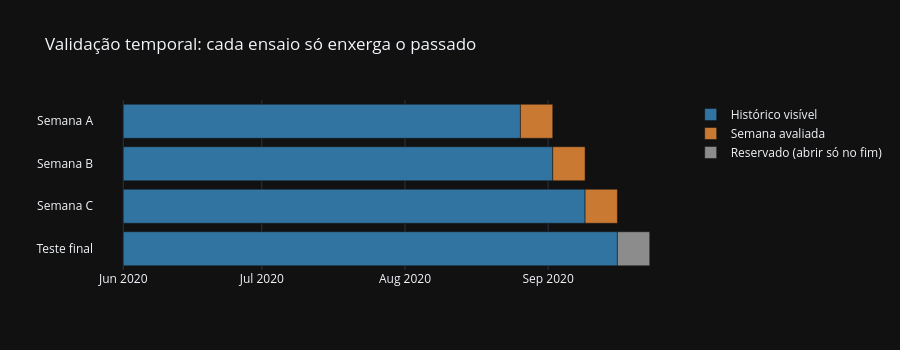

The code cell stored with this chart in its notebook:
### Code cell
inicio = df_transaction['t_dat'].min()
uma_semana = pd.Timedelta(days=7)

linha_do_tempo = pd.DataFrame([
      {'ensaio': 'Semana A', 'parte': 'Histórico visível', 'inicio': inicio, 'fim': CORTE_A}
    , {'ensaio': 'Semana A', 'parte': 'Semana avaliada', 'inicio': CORTE_A, 'fim': CORTE_A + uma_semana}
    , {'ensaio': 'Semana B', 'parte': 'Histórico visível', 'inicio': inicio, 'fim': CORTE_B}
    , {'ensaio': 'Semana B', 'parte': 'Semana avaliada', 'inicio': CORTE_B, 'fim': CORTE_B + uma_semana}
    , {'ensaio': 'Semana C', 'parte': 'Histórico visível', 'inicio': inicio, 'fim': CORTE_C}
    , {'ensaio': 'Semana C', 'parte': 'Semana avaliada', 'inicio': CORTE_C, 'fim': CORTE_C + uma_semana}
    , {'ensaio': 'Teste final', 'parte': 'Histórico visível', 'inicio': inicio, 'fim': CORTE_TESTE}
    , {'ensaio': 'Teste final', 'parte': 'Reservado (abrir só no fim)', 'inicio': CORTE_TESTE, 'fim': CORTE_TESTE + uma_semana}
])

fig = px.timeline(
      linha_do_tempo
    , x_start='inicio'
    , x_end='fim'
    , y='ensaio'
    , color='parte'
    , color_discrete_map={
          'Histórico visível': '#3274A1'
        , 'Semana avaliada': '#C97932'
        , 'Reservado (abrir só no fim)': '#8C8C8C'
    }
    , title='Validação temporal: cada ensaio só enxerga o passado'
)

fig.update_yaxes(autorange='reversed', title='')
fig.update_layout(height=350, legend_title='')
fig.show()

### Figure 1 — Plotly figure (JSON) as saved in the notebook; plotly's stock layout.template omitted (floating-point values rounded to 4 significant figures)
{"data": [{"base": ["2020-06-01T00:00:00.000000000", "2020-06-01T00:00:00.000000000", "2020-06-01T00:00:00.000000000", "2020-06-01T00:00:00.000000000"], "hovertemplate": "parte=Histórico visível<br>inicio=%{base}<br>fim=%{x}<br>ensaio=%{y}<extra></extra>", "legendgroup": "Histórico visível", "marker": {"color": "#3274A1", "pattern": {"shape": ""}}, "name": "Histórico visível", "orientation": "h", "showlegend": true, "textposition": "auto", "type": "bar", "x": [7430400000, 8035200000, 8640000000, 9244800000], "xaxis": "x", "y": ["Semana A", "Semana B", "Semana C", "Teste final"], "yaxis": "y"}, {"base": ["2020-08-26T00:00:00.000000000", "2020-09-02T00:00:00.000000000", "2020-09-09T00:00:00.000000000"], "hovertemplate": "parte=Semana avaliada<br>inicio=%{base}<br>fim=%{x}<br>ensaio=%{y}<extra></extra>", "legendgroup": "Semana avaliada", "marker": {"color": "#C97932", "pattern": {"shape": ""}}, "name": "Semana avaliada", "orientation": "h", "showlegend": true, "textposition": "auto", "type": "bar", "x": [604800000, 604800000, 604800000], "xaxis": "x", "y": ["Semana A", "Semana B", "Semana C"], "yaxis": "y"}, {"base": ["2020-09-16T00:00:00.000000000"], "hovertemplate": "parte=Reservado (abrir só no fim)<br>inicio=%{base}<br>fim=%{x}<br>ensaio=%{y}<extra></extra>", "legendgroup": "Reservado (abrir só no fim)", "marker": {"color": "#8C8C8C", "pattern": {"shape": ""}}, "name": "Reservado (abrir só no fim)", "orientation": "h", "showlegend": true, "textposition": "auto", "type": "bar", "x": [604800000], "xaxis": "x", "y": ["Teste final"], "yaxis": "y"}], "layout": {"barmode": "overlay", "height": 350, "legend": {"title": {"text": ""}, "tracegroupgap": 0}, "title": {"text": "Validação temporal: cada ensaio só enxerga o passado"}, "xaxis": {"anchor": "y", "domain": [0, 1], "type": "date"}, "yaxis": {"anchor": "x", "autorange": "reversed", "domain": [0, 1], "title": {"text": ""}}}}
